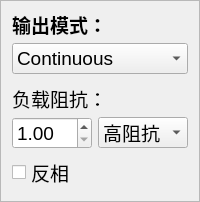
      <widget class="QFrame" name="frame_ch1_mode">
       <property name="frameShape">
        <enum>QFrame::StyledPanel</enum>
       </property>
       <property name="frameShadow">
        <enum>QFrame::Raised</enum>
       </property>
       <layout class="QGridLayout" name="gridLayout_11">
        <item row="0" column="0" colspan="2">
         <widget class="QLabel" name="label_2">
          <property name="maximumSize">
           <size>
            <width>16777215</width>
            <height>25</height>
           </size>
          </property>
          <property name="font">
           <font>
            <pointsize>14</pointsize>
            <weight>75</weight>
            <bold>true</bold>
           </font>
          </property>
          <property name="text">
           <string>输出模式：</string>
          </property>
         </widget>
        </item>
        <item row="5" column="0">
         <widget class="QCheckBox" name="checkBox_ch1_reverse">
          <property name="font">
           <font>
            <pointsize>14</pointsize>
           </font>
          </property>
          <property name="text">
           <string>反相</string>
          </property>
         </widget>
        </item>
        <item row="1" column="0" colspan="2">
         <widget class="QComboBox" name="comboBox_ch1_mode_mode">
          <property name="minimumSize">
           <size>
            <width>90</width>
            <height>0</height>
           </size>
          </property>
          <property name="font">
           <font>
            <pointsize>14</pointsize>
           </font>
          </property>
          <item>
           <property name="text">
            <string>Continuous</string>
           </property>
          </item>
          <item>
           <property name="text">
            <string>Burst</string>
           </property>
          </item>
         </widget>
        </item>
        <item row="4" column="0">
         <widget class="QDoubleSpinBox" name="doubleSpinBox_ch1_mode_inpedance_para">
          <property name="minimumSize">
           <size>
            <width>70</width>
            <height>0</height>
           </size>
          </property>
          <property name="maximumSize">
           <size>
            <width>16777215</width>
            <height>16777215</height>
           </size>
          </property>
          <property name="font">
           <font>
            <pointsize>14</pointsize>
           </font>
          </property>
          <property name="minimum">
           <double>1.000000000000000</double>
          </property>
          <property name="value">
           <double>1.000000000000000</double>
          </property>
         </widget>
        </item>
        <item row="3" column="0" colspan="2">
         <widget class="QLabel" name="label_3">
          <property name="maximumSize">
           <size>
            <width>16777215</width>
            <height>25</height>
           </size>
          </property>
          <property name="font">
           <font>
            <pointsize>14</pointsize>
           </font>
          </property>
          <property name="text">
           <string>负载阻抗：</string>
          </property>
         </widget>
        </item>
        <item row="4" column="1">
         <widget class="QComboBox" name="comboBox_ch1_mode_inpedance_unit">
          <property name="minimumSize">
           <size>
            <width>90</width>
            <height>0</height>
           </size>
          </property>
          <property name="maximumSize">
           <size>
            <width>16777215</width>
            <height>16777215</height>
           </size>
          </property>
          <property name="font">
           <font>
            <pointsize>14</pointsize>
           </font>
          </property>
          <item>
           <property name="text">
            <string>高阻抗</string>
           </property>
          </item>
          <item>
           <property name="text">
            <string>Ω</string>
           </property>
          </item>
          <item>
           <property name="text">
            <string>kΩ</string>
           </property>
          </item>
         </widget>
        </item>
        <item row="2" column="0" colspan="2">
         <widget class="QFrame" name="frame_ch1_mode_burst">
          <property name="frameShape">
           <enum>QFrame::StyledPanel</enum>
          </property>
          <property name="frameShadow">
           <enum>QFrame::Raised</enum>
          </property>
         </widget>
        </item>
       </layout>
      </widget>
